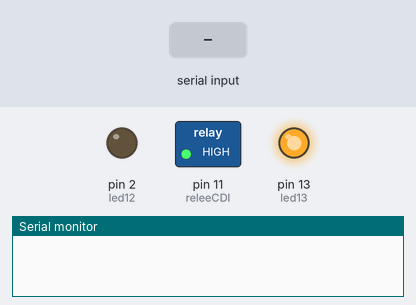
Simulated run of this sketch. Board: Arduino Nano, built with avr-gcc and run on an emulated ATmega328P. Parts: switched loads named in the sketch (green lamp = pin HIGH), output pins drawn as LEDs (lit = HIGH), the last lines printed to the serial monitor. Inputs (shaded band) come from the test bench.

Above: at 1.2 s.
1.3 s: "8923" received over Serial
At 2.7 s:
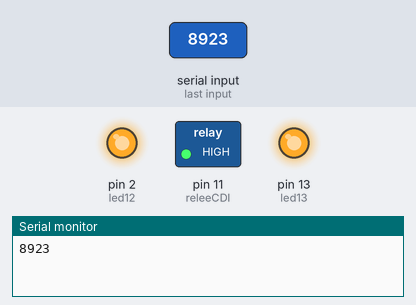
3.8 s: "1597" received over Serial
At 5.7 s:
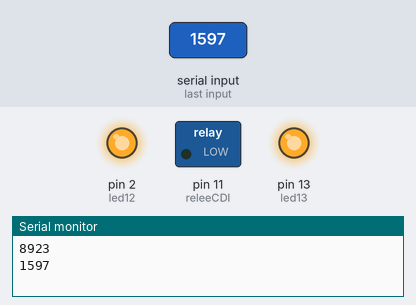
6.3 s: "3765" received over Serial
At 7.6 s:
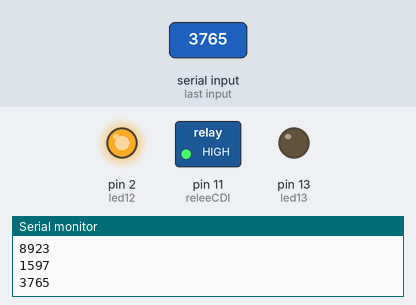
8.8 s: "7986" received over Serial
At 10.6 s:
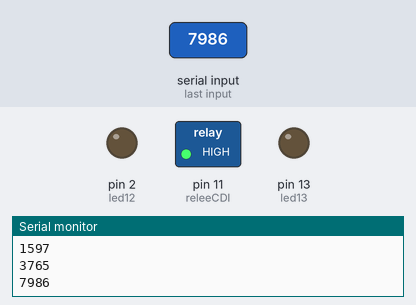
11.8 s: "0000" received over Serial
At 12.3 s:
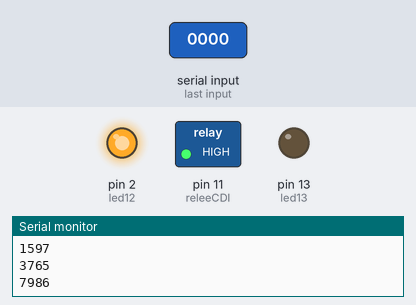
13.3 s: "1597" received over Serial
At 15.4 s:
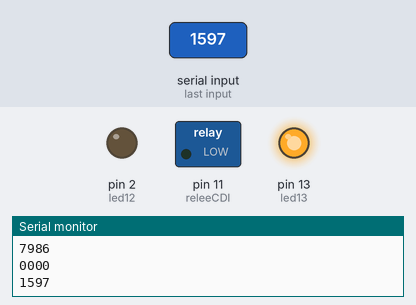
Timing chart, 0 to 16.8 s (numbered marks = the images above; inputs shaded):
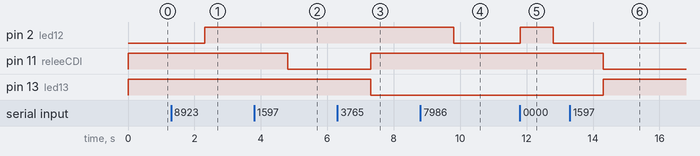

Measured:
- after the input at 1.3 s, pin 2 (led12): LOW → HIGH after 1.0 s
- after the input at 3.8 s, pin 11 (releeCDI): HIGH → LOW after 1.0 s
- after the input at 6.3 s, pin 11 (releeCDI): LOW → HIGH after 1.0 s; pin 13 (led13): HIGH → LOW after 1.0 s
- after the input at 8.8 s, pin 2 (led12): HIGH → LOW after 1.0 s
- after the input at 11.8 s, pin 2 (led12): LOW → HIGH at once, → LOW 1.0 s later
- after the input at 13.3 s, pin 11 (releeCDI): HIGH → LOW after 1.0 s; pin 13 (led13): LOW → HIGH after 1.0 s

The sketch:

twister_nano.ino
```cpp
int led13=13;
int led12=2;
String estado="";
int releeCDI=11;
int releeEncendido=4;
boolean  flag = false;

void setup(){
  Serial.begin(9600);
  pinMode(led13,OUTPUT);
  pinMode(led12,OUTPUT);
  pinMode(releeCDI,OUTPUT);
  //pinMode(releeEncendido,OUTPUT);
  //digitalWrite(releeEncendido, HIGH);
  digitalWrite(releeCDI, HIGH);
  digitalWrite(led13,HIGH);
}


void loop(){

 if(Serial.available() > 0){
   estado = Serial.readString();
   Serial.println(estado);
 }
  if(estado == "8923"){
    flag = true;
    digitalWrite(led12,HIGH);

  }

  if (flag){
      if(estado == "1597" ){
        //on CDI
        digitalWrite(releeCDI,LOW);
        digitalWrite(led13,HIGH);
      }

      if(estado == "3765"){
          //OFF cdi
          digitalWrite(releeCDI,HIGH);
          digitalWrite(led13,LOW);
      }

      if(estado == "7986"){
          //prender moto
          digitalWrite(led12,LOW);
          delay(1000);
          digitalWrite(led12,HIGH);
      }

      if(estado == "0000"){
          digitalWrite(led12,LOW);
          digitalWrite(led13,LOW);
          digitalWrite(releeCDI,HIGH);
      }
  }

}


void encenderLED(){
    digitalWrite(led12,HIGH);
    delay(100);
    digitalWrite(led12,LOW);
    delay(1000);
    digitalWrite(led13,HIGH);
    delay(100);
    digitalWrite(led13,LOW);
    delay(1000);
  }
```
